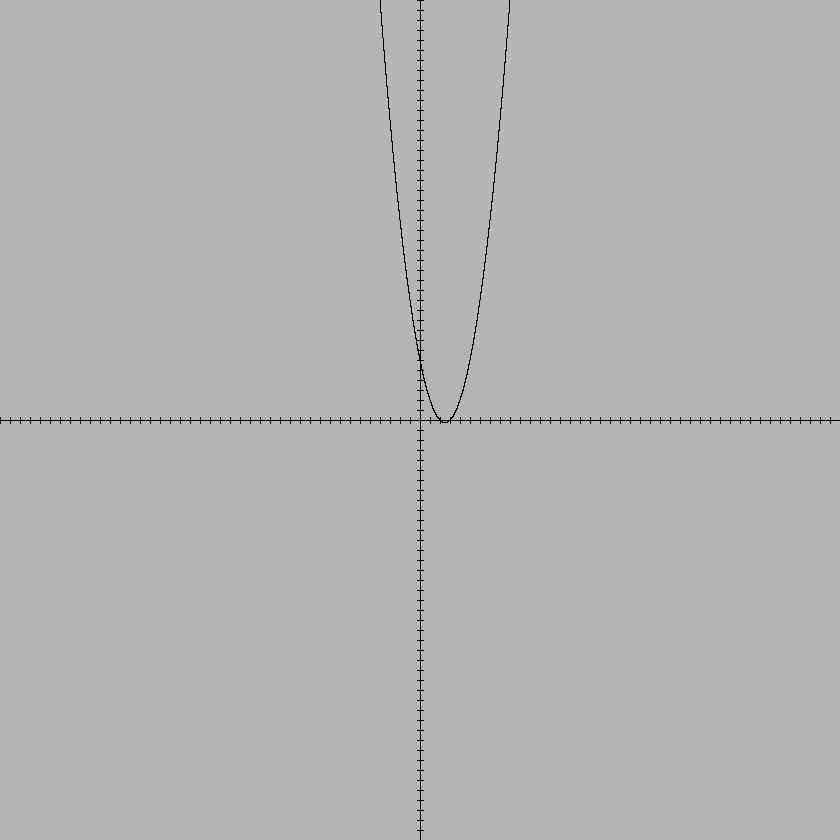
Frame 1 (no input)
Frame 60 (the mouse pressed at the canvas centre just before this capture): identical to frame 1, image omitted
Frame 120 (the mouse held since frame 60 and released just before this capture): identical to frame 1, image omitted

The Processing sketch that drew this single still picture (run headless with seeded random() and noise(); from frame 60 on, the mouse is pressed at the canvas centre):

// Processing sketch: RappresentazioneGeoAnalitica
// ── RappresentazioneGeoAnalitica.pde
/*

  In questo programma ho rappresentato una parabola a cui si puo cambiare i parametri.
  La mia volontà era quella di poter zoommare verso il mouse, ma mi sono reso conto che
  è veramente complicato e quindi si puo' zoommare solo verso il centro.
  Con il tasto sinistro si zoomma in, destro out.

*/

final int unit = 10;
Parabola delta;

float scale = 1;

void setup(){
  size(840, 840);
  delta = new Parabola("Gio", 1, -5, 6);
}

void draw(){
  background(180);
  translate(width / 2, height / 2);
  scale(scale);
  showContorni();
  delta.update();
  delta.show();
  
}

void mousePressed(){
  if(mouseButton == RIGHT){
    scale -= 0.1;
  } else if(mouseButton == LEFT){
    scale += 0.1;
  }
}

void showContorni(){
  
  //Assi cartesiani
  line(-height*2, 0, +height*2, 0); //Asse X
  line(0, -height*2, 0, height*2); //Asse Y
  
  //Lineeette
  for(int i = -height*2; i < height*2; i+=unit){ //Asse X
    line(i, - 3, i, + 3);
  }
  for(int i = -height*2; i < height*2; i+=unit){ //Asse X
    line(- 3, i, + 3, i);
  }
}

// ── Parabola.pde
class Parabola{
  
  int a, b, c;
  
  float delta;
  
  String nome;
  
  float[] zeri = new float[2];
  
  @Override
  String toString(){
    return "Parabola : " + nome + "\t Parametri : (" + a + ", " + b + ", " + c + ") \t " + toZeri();
  }
  
  public Parabola(String nome, int a, int b, int c){
    this.nome = nome;
    this.a = a;
    this.b = b;
    this.c = c;
  }
  
  void update(){
    findZero();
  }
  
  void show(){
    
    noFill();
    beginShape();
    for(float x = - height / 2 + 100; x < height / 2 + 100; x += 0.001){
      float y = - (a * pow(x, 2) + b * x + c);
      vertex(x * unit, y * unit);
    }
    endShape();
  }
  
  void findZero(){
    delta = pow(b, 2) - 4*a*c;
    if(delta > 0){
      zeri[0] = (-b - sqrt(delta)) / 2*a;
      zeri[1] = (-b + sqrt(delta)) / 2*a;
    } else if(delta == 0){
      zeri[0] = -b / (2*a);
      zeri[1] = zeri[0];
    }
  }
  
  String toZeri(){
    return "Zeri della parabola : (" + zeri[0] + ", " + zeri[1] + ")";
  }
}
